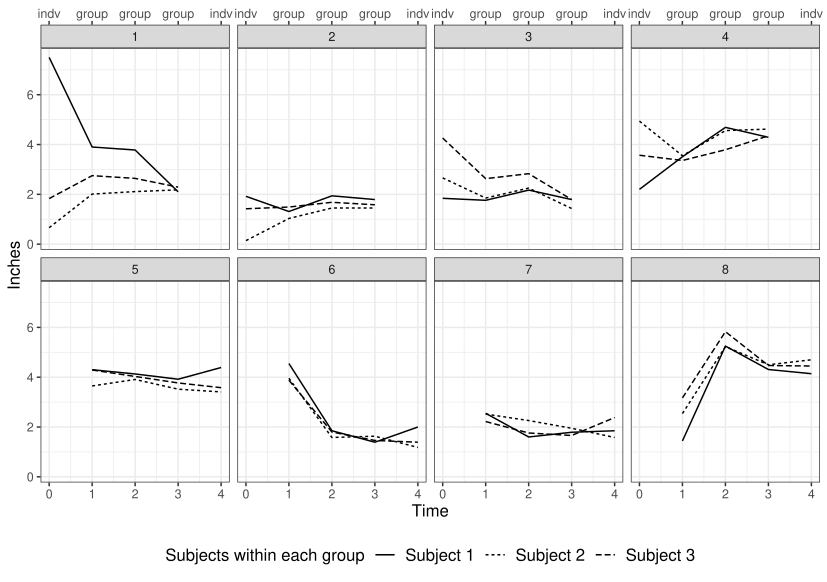

Reproduce this figure in R.
## Plot of Sherifdata
## 2021-04-06

data("sherifdat")

sherifdat$time <- sherifdat$time + 1

pl1 <- ggplot(data=sherifdat, 
              aes(x=time,y=y, linetype = factor(person, labels = c("Subject 1", "Subject 2", "Subject 3")))) + 
  geom_line(size=0.5) + xlab("Time") + ylab("Inches") +
  guides(linetype=guide_legend(title="Subjects within each group")) +
  scale_x_continuous(sec.axis = sec_axis(~.*1,labels = c("indv", "group", "group", "group", "indv" )))

pl1 <- pl1 +  facet_wrap(~group, ncol = 4) + 
 # labs(title = "Sherif (1935) autokinetic data") + 
  theme_bw() +
  theme(legend.position="bottom") +
  theme(legend.text=element_text(size=12),
        legend.title=element_text(size=12),
        #axis.text.x = element_text(size = 11),
        #axis.text.y = element_text(size = 11),  
        axis.title.x = element_text(size = 12),
        axis.title.y = element_text(size = 12))


print(pl1)
